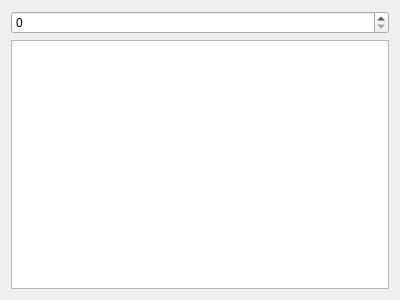
<?xml version="1.0" encoding="UTF-8"?>
<ui version="4.0">
 <class>Widget</class>
 <widget class="QWidget" name="Widget">
  <property name="geometry">
   <rect>
    <x>0</x>
    <y>0</y>
    <width>400</width>
    <height>300</height>
   </rect>
  </property>
  <property name="windowTitle">
   <string>Widget</string>
  </property>
  <layout class="QVBoxLayout" name="verticalLayout">
   <item>
    <widget class="QSpinBox" name="spinBox"/>
   </item>
   <item>
    <widget class="QTextEdit" name="textEdit"/>
   </item>
  </layout>
 </widget>
 <layoutdefault spacing="6" margin="11"/>
 <resources/>
 <connections/>
</ui>
